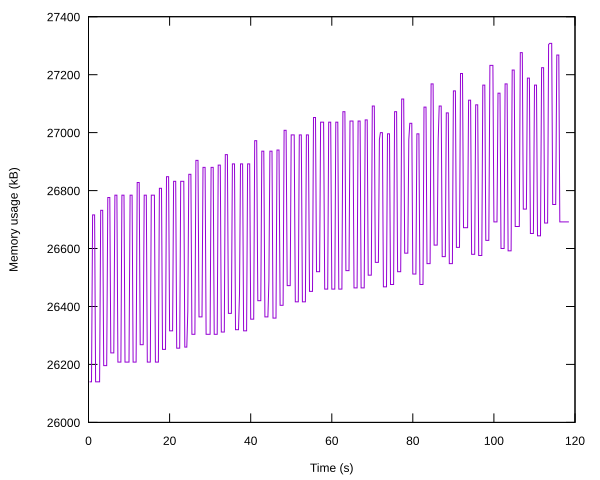

Generate this figure with gnuplot:
set terminal svg
set output "memory.svg"

set style data points
set xlabel  "Time (s)"
set ylabel  "Memory usage (kB)"
set xtics
plot 'memory.dat' notitle with lines
